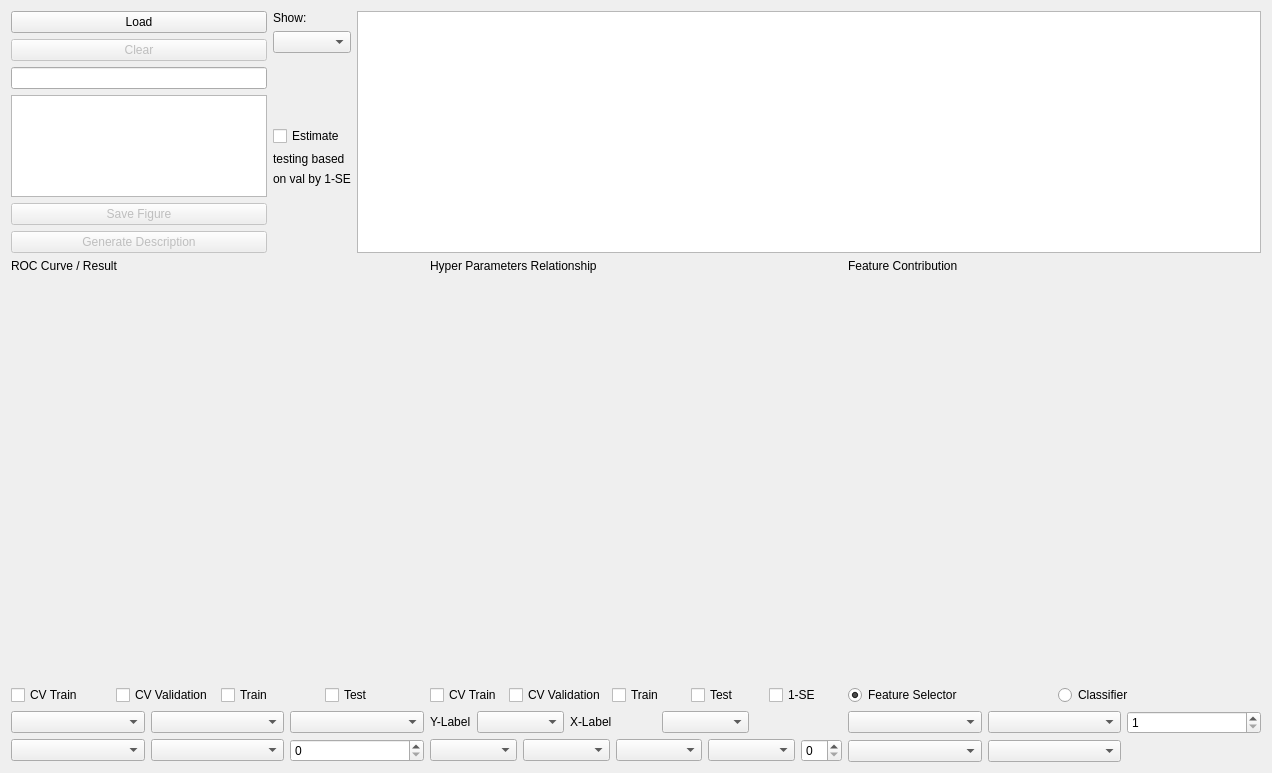
<?xml version="1.0" encoding="UTF-8"?>
<ui version="4.0">
 <class>Visualization</class>
 <widget class="QWidget" name="Visualization">
  <property name="geometry">
   <rect>
    <x>0</x>
    <y>0</y>
    <width>1272</width>
    <height>773</height>
   </rect>
  </property>
  <property name="windowTitle">
   <string>Visualization</string>
  </property>
  <layout class="QGridLayout" name="gridLayout_4">
   <item row="0" column="0">
    <layout class="QVBoxLayout" name="verticalLayout_6">
     <item>
      <layout class="QHBoxLayout" name="horizontalLayout_2" stretch="0,2">
       <item>
        <layout class="QVBoxLayout" name="verticalLayout">
         <item>
          <widget class="QPushButton" name="buttonLoadResult">
           <property name="text">
            <string>Load</string>
           </property>
          </widget>
         </item>
         <item>
          <widget class="QPushButton" name="buttonClearResult">
           <property name="enabled">
            <bool>false</bool>
           </property>
           <property name="text">
            <string>Clear</string>
           </property>
          </widget>
         </item>
         <item>
          <widget class="QLineEdit" name="lineEditResultPath"/>
         </item>
         <item>
          <widget class="QTextEdit" name="textEditDescription"/>
         </item>
         <item>
          <widget class="QPushButton" name="buttonSave">
           <property name="enabled">
            <bool>false</bool>
           </property>
           <property name="text">
            <string>Save Figure</string>
           </property>
          </widget>
         </item>
         <item>
          <widget class="QPushButton" name="buttonGenerateDescription">
           <property name="enabled">
            <bool>false</bool>
           </property>
           <property name="text">
            <string>Generate Description</string>
           </property>
          </widget>
         </item>
        </layout>
       </item>
       <item>
        <layout class="QHBoxLayout" name="horizontalLayout">
         <item>
          <layout class="QVBoxLayout" name="verticalLayout_2">
           <item>
            <widget class="QLabel" name="label_7">
             <property name="text">
              <string>Show:</string>
             </property>
            </widget>
           </item>
           <item>
            <widget class="QComboBox" name="comboSheet"/>
           </item>
           <item>
            <spacer name="verticalSpacer_2">
             <property name="orientation">
              <enum>Qt::Vertical</enum>
             </property>
             <property name="sizeHint" stdset="0">
              <size>
               <width>20</width>
               <height>40</height>
              </size>
             </property>
            </spacer>
           </item>
           <item>
            <widget class="QCheckBox" name="checkMaxFeatureNumber">
             <property name="text">
              <string>Estimate</string>
             </property>
            </widget>
           </item>
           <item>
            <widget class="QLabel" name="label">
             <property name="text">
              <string>testing based</string>
             </property>
            </widget>
           </item>
           <item>
            <widget class="QLabel" name="label_8">
             <property name="text">
              <string>on val by 1-SE</string>
             </property>
            </widget>
           </item>
           <item>
            <spacer name="verticalSpacer">
             <property name="orientation">
              <enum>Qt::Vertical</enum>
             </property>
             <property name="sizeHint" stdset="0">
              <size>
               <width>20</width>
               <height>40</height>
              </size>
             </property>
            </spacer>
           </item>
          </layout>
         </item>
         <item>
          <widget class="QTableWidget" name="tableClinicalStatistic"/>
         </item>
        </layout>
       </item>
      </layout>
     </item>
     <item>
      <layout class="QHBoxLayout" name="horizontalLayout_6">
       <item>
        <layout class="QVBoxLayout" name="verticalLayout_3">
         <item>
          <widget class="QLabel" name="label_2">
           <property name="text">
            <string>ROC Curve / Result</string>
           </property>
          </widget>
         </item>
         <item>
          <widget class="MatplotlibWidget" name="canvasROC" native="true">
           <property name="minimumSize">
            <size>
             <width>400</width>
             <height>400</height>
            </size>
           </property>
          </widget>
         </item>
         <item>
          <layout class="QHBoxLayout" name="horizontalLayout_3">
           <item>
            <widget class="QCheckBox" name="checkROCCVTrain">
             <property name="text">
              <string>CV Train</string>
             </property>
            </widget>
           </item>
           <item>
            <widget class="QCheckBox" name="checkROCCVValidation">
             <property name="text">
              <string>CV Validation</string>
             </property>
            </widget>
           </item>
           <item>
            <widget class="QCheckBox" name="checkROCTrain">
             <property name="text">
              <string>Train</string>
             </property>
            </widget>
           </item>
           <item>
            <widget class="QCheckBox" name="checkROCTest">
             <property name="text">
              <string>Test</string>
             </property>
            </widget>
           </item>
          </layout>
         </item>
         <item>
          <layout class="QGridLayout" name="gridLayout">
           <item row="1" column="2">
            <widget class="QSpinBox" name="spinBoxFeatureNumber"/>
           </item>
           <item row="1" column="1">
            <widget class="QComboBox" name="comboFeatureSelector"/>
           </item>
           <item row="1" column="0">
            <widget class="QComboBox" name="comboClassifier"/>
           </item>
           <item row="0" column="2">
            <widget class="QComboBox" name="comboDimensionReduction"/>
           </item>
           <item row="0" column="1">
            <widget class="QComboBox" name="comboNormalizer"/>
           </item>
           <item row="0" column="0">
            <widget class="QComboBox" name="comboShowType"/>
           </item>
          </layout>
         </item>
        </layout>
       </item>
       <item>
        <layout class="QVBoxLayout" name="verticalLayout_4">
         <item>
          <widget class="QLabel" name="label_3">
           <property name="text">
            <string>Hyper Parameters Relationship</string>
           </property>
          </widget>
         </item>
         <item>
          <widget class="MatplotlibWidget" name="canvasPlot" native="true">
           <property name="minimumSize">
            <size>
             <width>400</width>
             <height>400</height>
            </size>
           </property>
          </widget>
         </item>
         <item>
          <layout class="QHBoxLayout" name="horizontalLayout_4">
           <item>
            <widget class="QCheckBox" name="checkPlotCVTrain">
             <property name="text">
              <string>CV Train</string>
             </property>
            </widget>
           </item>
           <item>
            <widget class="QCheckBox" name="checkPlotCVValidation">
             <property name="text">
              <string>CV Validation</string>
             </property>
            </widget>
           </item>
           <item>
            <widget class="QCheckBox" name="checkPlotTrain">
             <property name="text">
              <string>Train</string>
             </property>
            </widget>
           </item>
           <item>
            <widget class="QCheckBox" name="checkPlotTest">
             <property name="text">
              <string>Test</string>
             </property>
            </widget>
           </item>
           <item>
            <widget class="QCheckBox" name="checkPlotOneSE">
             <property name="text">
              <string>1-SE</string>
             </property>
            </widget>
           </item>
          </layout>
         </item>
         <item>
          <layout class="QGridLayout" name="gridLayout_2">
           <item row="0" column="0">
            <widget class="QLabel" name="label_5">
             <property name="text">
              <string>Y-Label</string>
             </property>
            </widget>
           </item>
           <item row="0" column="1" colspan="2">
            <widget class="QComboBox" name="comboPlotY"/>
           </item>
           <item row="0" column="3" colspan="2">
            <widget class="QLabel" name="label_6">
             <property name="text">
              <string>X-Label</string>
             </property>
            </widget>
           </item>
           <item row="0" column="5" colspan="2">
            <widget class="QComboBox" name="comboPlotX"/>
           </item>
           <item row="1" column="0" colspan="2">
            <widget class="QComboBox" name="comboPlotNormalizer"/>
           </item>
           <item row="1" column="2" colspan="2">
            <widget class="QComboBox" name="comboPlotDimensionReduction"/>
           </item>
           <item row="1" column="4" colspan="2">
            <widget class="QComboBox" name="comboPlotFeatureSelector"/>
           </item>
           <item row="1" column="6" colspan="2">
            <widget class="QComboBox" name="comboPlotClassifier"/>
           </item>
           <item row="1" column="8">
            <widget class="QSpinBox" name="spinPlotFeatureNumber"/>
           </item>
          </layout>
         </item>
        </layout>
       </item>
       <item>
        <layout class="QVBoxLayout" name="verticalLayout_5">
         <item>
          <widget class="QLabel" name="label_4">
           <property name="text">
            <string>Feature Contribution</string>
           </property>
          </widget>
         </item>
         <item>
          <widget class="MatplotlibWidget" name="canvasFeature" native="true">
           <property name="minimumSize">
            <size>
             <width>400</width>
             <height>400</height>
            </size>
           </property>
          </widget>
         </item>
         <item>
          <layout class="QHBoxLayout" name="horizontalLayout_5">
           <item>
            <widget class="QRadioButton" name="radioContributionFeatureSelector">
             <property name="text">
              <string>Feature Selector</string>
             </property>
             <property name="checked">
              <bool>true</bool>
             </property>
            </widget>
           </item>
           <item>
            <widget class="QRadioButton" name="radioContributionClassifier">
             <property name="text">
              <string>Classifier</string>
             </property>
            </widget>
           </item>
          </layout>
         </item>
         <item>
          <layout class="QGridLayout" name="gridLayout_3">
           <item row="1" column="1">
            <widget class="QComboBox" name="comboContributionFeatureSelector"/>
           </item>
           <item row="2" column="1">
            <widget class="QComboBox" name="comboContributionClassifier"/>
           </item>
           <item row="1" column="2">
            <widget class="QSpinBox" name="spinContributeFeatureNumber">
             <property name="minimum">
              <number>1</number>
             </property>
            </widget>
           </item>
           <item row="1" column="0">
            <widget class="QComboBox" name="comboContributionNormalizor"/>
           </item>
           <item row="2" column="0">
            <widget class="QComboBox" name="comboContributionDimension"/>
           </item>
          </layout>
         </item>
        </layout>
       </item>
      </layout>
     </item>
    </layout>
   </item>
  </layout>
 </widget>
 <customwidgets>
  <customwidget>
   <class>MatplotlibWidget</class>
   <extends>QWidget</extends>
   <header location="global">MatplotlibWidget.h</header>
   <container>1</container>
  </customwidget>
 </customwidgets>
 <resources/>
 <connections/>
</ui>
